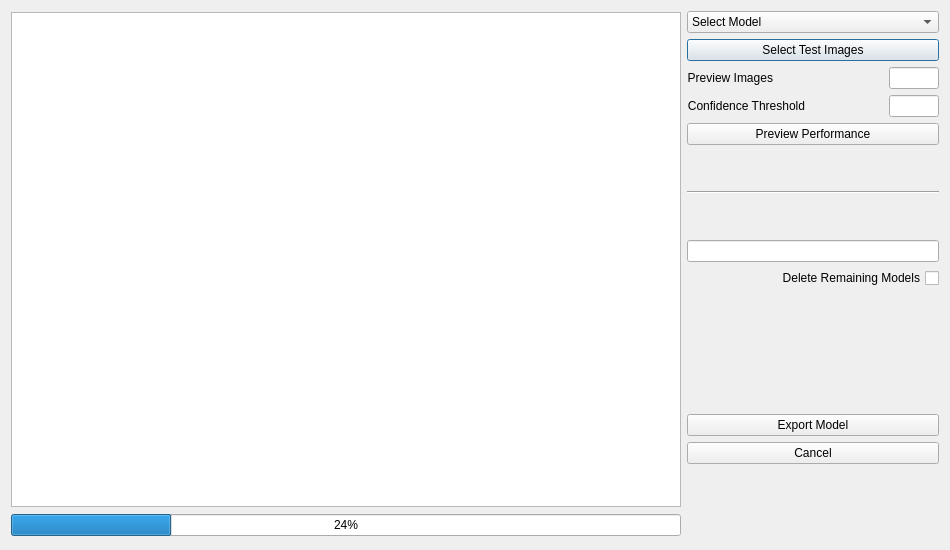
<?xml version="1.0" encoding="UTF-8"?>
<!--Author: Chris Lawson-->
<!--Contact: clawso21@une.edu.au-->
<!--Source: U-Infuse-->
<!--Purpose: Preview Custom Model Dialogue (aka Preview Inference Dialogue) UI-->
<ui version="4.0">
 <class>modelInference</class>
 <widget class="QDialog" name="modelInference">
  <property name="geometry">
   <rect>
    <x>0</x>
    <y>0</y>
    <width>950</width>
    <height>550</height>
   </rect>
  </property>
  <property name="minimumSize">
   <size>
    <width>950</width>
    <height>550</height>
   </size>
  </property>
  <property name="maximumSize">
   <size>
    <width>950</width>
    <height>550</height>
   </size>
  </property>
  <property name="windowTitle">
   <string>Preview Custom Model</string>
  </property>
  <layout class="QGridLayout" name="gridLayout">
   <item row="0" column="0">
    <layout class="QHBoxLayout" name="horizontalLayout1">
     <item>
      <layout class="QVBoxLayout" name="verticalLayout1">
       <item>
        <widget class="QTextEdit" name="textEdit">
         <property name="minimumSize">
          <size>
           <width>670</width>
           <height>495</height>
          </size>
         </property>
         <property name="maximumSize">
          <size>
           <width>670</width>
           <height>495</height>
          </size>
         </property>
        </widget>
       </item>
       <item>
        <widget class="QProgressBar" name="progressBar">
         <property name="value">
          <number>24</number>
         </property>
        </widget>
       </item>
      </layout>
     </item>
     <item>
      <layout class="QVBoxLayout" name="verticalLayout2">
       <item>
        <layout class="QVBoxLayout" name="verticalLayout3">
         <item>
          <widget class="QComboBox" name="dataSetsComboBox">
           <item>
            <property name="text">
             <string>Select Model</string>
            </property>
           </item>
          </widget>
         </item>
         <item>
          <widget class="QPushButton" name="selectTestImagesButton">
           <property name="text">
            <string>Select Test Images</string>
           </property>
          </widget>
         </item>
        </layout>
       </item>
       <item>
        <layout class="QHBoxLayout" name="horizontalLayout2">
         <item>
          <widget class="QLabel" name="previewImagesNumLabel1">
           <property name="text">
            <string>Preview Images</string>
           </property>
           <property name="alignment">
            <set>Qt::AlignRight|Qt::AlignTrailing|Qt::AlignVCenter</set>
           </property>
          </widget>
         </item>
         <item>
          <spacer name="horizontalSpacer1">
           <property name="orientation">
            <enum>Qt::Horizontal</enum>
           </property>
           <property name="sizeHint" stdset="0">
            <size>
             <width>40</width>
             <height>20</height>
            </size>
           </property>
          </spacer>
         </item>
         <item>
          <widget class="QLineEdit" name="previewImagesNum">
           <property name="maximumSize">
            <size>
             <width>50</width>
             <height>16777215</height>
            </size>
           </property>
          </widget>
         </item>
        </layout>
       </item>
       <item>
        <layout class="QHBoxLayout" name="horizontalLayout3">
         <item>
          <widget class="QLabel" name="confThreshLabel1">
           <property name="text">
            <string>Confidence Threshold</string>
           </property>
           <property name="alignment">
            <set>Qt::AlignRight|Qt::AlignTrailing|Qt::AlignVCenter</set>
           </property>
          </widget>
         </item>
         <item>
          <spacer name="horizontalSpacer2">
           <property name="orientation">
            <enum>Qt::Horizontal</enum>
           </property>
           <property name="sizeHint" stdset="0">
            <size>
             <width>40</width>
             <height>20</height>
            </size>
           </property>
          </spacer>
         </item>
         <item>
          <widget class="QLineEdit" name="confidenceThresholdNum">
           <property name="maximumSize">
            <size>
             <width>50</width>
             <height>16777215</height>
            </size>
           </property>
          </widget>
         </item>
        </layout>
       </item>
       <item>
        <layout class="QVBoxLayout" name="verticalLayout4">
         <item>
          <widget class="QPushButton" name="previewPerformanceButton">
           <property name="text">
            <string>Preview Performance</string>
           </property>
          </widget>
         </item>
         <item>
          <spacer name="verticalSpacer6">
           <property name="orientation">
            <enum>Qt::Vertical</enum>
           </property>
           <property name="sizeHint" stdset="0">
            <size>
             <width>20</width>
             <height>40</height>
            </size>
           </property>
          </spacer>
         </item>
         <item>
          <widget class="Line" name="line">
           <property name="sizePolicy">
            <sizepolicy hsizetype="Minimum" vsizetype="Fixed">
             <horstretch>0</horstretch>
             <verstretch>0</verstretch>
            </sizepolicy>
           </property>
           <property name="orientation">
            <enum>Qt::Horizontal</enum>
           </property>
          </widget>
         </item>
         <item>
          <spacer name="verticalSpacer1">
           <property name="orientation">
            <enum>Qt::Vertical</enum>
           </property>
           <property name="sizeHint" stdset="0">
            <size>
             <width>20</width>
             <height>40</height>
            </size>
           </property>
          </spacer>
         </item>
         <item>
          <widget class="QLineEdit" name="modelName"/>
         </item>
         <item>
          <widget class="QCheckBox" name="deleteModelsCheckBox">
           <property name="layoutDirection">
            <enum>Qt::RightToLeft</enum>
           </property>
           <property name="text">
            <string>Delete Remaining Models</string>
           </property>
          </widget>
         </item>
         <item>
          <spacer name="verticalSpacer2">
           <property name="orientation">
            <enum>Qt::Vertical</enum>
           </property>
           <property name="sizeHint" stdset="0">
            <size>
             <width>20</width>
             <height>40</height>
            </size>
           </property>
          </spacer>
         </item>
         <item>
          <spacer name="verticalSpacer3">
           <property name="orientation">
            <enum>Qt::Vertical</enum>
           </property>
           <property name="sizeHint" stdset="0">
            <size>
             <width>20</width>
             <height>40</height>
            </size>
           </property>
          </spacer>
         </item>
         <item>
          <spacer name="verticalSpacer4">
           <property name="orientation">
            <enum>Qt::Vertical</enum>
           </property>
           <property name="sizeHint" stdset="0">
            <size>
             <width>20</width>
             <height>40</height>
            </size>
           </property>
          </spacer>
         </item>
         <item>
          <widget class="QPushButton" name="exportModelButton">
           <property name="text">
            <string>Export Model</string>
           </property>
          </widget>
         </item>
        </layout>
       </item>
       <item>
        <widget class="QPushButton" name="cancelButton">
         <property name="text">
          <string>Cancel</string>
         </property>
        </widget>
       </item>
       <item>
        <spacer name="verticalSpacer5">
         <property name="orientation">
          <enum>Qt::Vertical</enum>
         </property>
         <property name="sizeHint" stdset="0">
          <size>
           <width>20</width>
           <height>40</height>
          </size>
         </property>
        </spacer>
       </item>
      </layout>
     </item>
    </layout>
   </item>
  </layout>
 </widget>
 <resources/>
 <connections/>
</ui>
